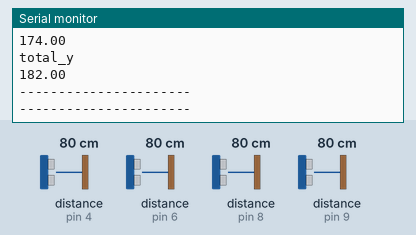
Bench run of a sketch on a simulated Arduino Uno, built with avr-gcc and run on an emulated ATmega328P. Shown: the last lines printed to the serial monitor. The test bench sets the inputs (shaded band); at power-on: distance to the obstacle (sensors on pin 4, pin 6, pin 8, pin 9) 80 cm. The echo pulse lasts 58.3 µs per cm.

Above: at 9.8 s.
9.9 s: distance to the obstacle (sensor on pin 4) set to 2 cm
18.4 s: distance to the obstacle (sensor on pin 6) set to 2 cm
At 22.3 s:
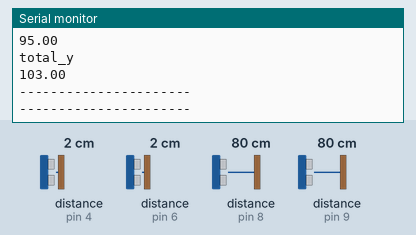
26.9 s: distance to the obstacle (sensor on pin 8) set to 2 cm
35.4 s: distance to the obstacle (sensor on pin 9) set to 2 cm
At 38.5 s:
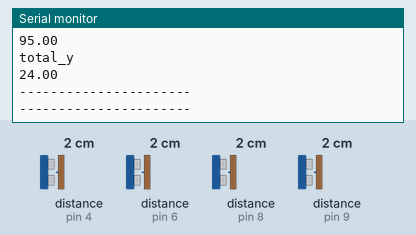
43.9 s: distance to the obstacle (sensor on pin 4) set to 4 cm
52.4 s: distance to the obstacle (sensor on pin 6) set to 4 cm
At 61.7 s:
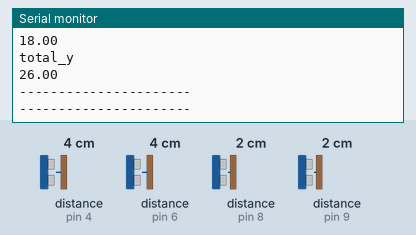
Timing chart, 0 to 61.9 s (numbered marks = the images above; inputs shaded):
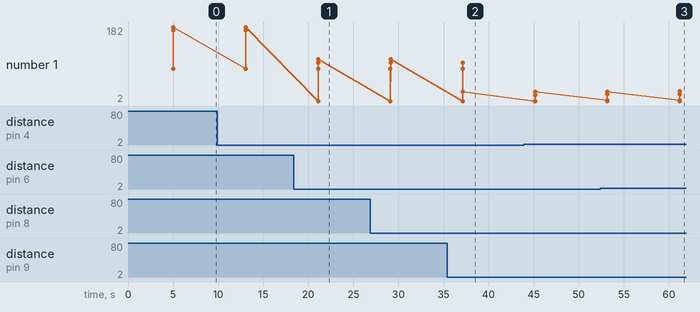

The sketch:

ultrasonic_test.ino
```cpp
#include <NewPing.h>

//PIN CONFIGURATION FOR ULTRASONIC SENSOR
#define X_TRIGGER_PIN  2
#define X_ECHO_PIN     4

#define Y_TRIGGER_PIN  7
#define Y_ECHO_PIN     8

#define XD_TRIGGER_PIN  13
#define XD_ECHO_PIN     9

#define YD_TRIGGER_PIN  5
#define YD_ECHO_PIN     6

//MOTOR DRIVER PIN CONFIGURATION
#define M1_FORWARD 10
#define M1_BACKWARD 11

#define M2_FORWARD 12
#define M2_BACKWARD A0

#define M3_FORWARD A1
#define M3_BACKWARD A2

#define M4_FORWARD A3
#define M4_BACKWARD A4

//MAXIMUM DISTANCE FOR ULTARSONIC SENSOR
#define MAX_DISTANCE 4000

//PARAMETERS
float X_PING_DISTACE;
float Y_PING_DISTACE;
float XD_PING_DISTACE;
float YD_PING_DISTACE;

int W0 = 4000;
int W = 0;
int DW;

//INTERNAL PARAMETERS
int X_OFFSET = 12;
int Y_OFFSET = 20;

//ultrasnoic oject creation
NewPing sonar_X(X_TRIGGER_PIN, X_ECHO_PIN, MAX_DISTANCE);
NewPing sonar_Y(Y_TRIGGER_PIN, Y_ECHO_PIN, MAX_DISTANCE);
NewPing sonar_XD(XD_TRIGGER_PIN, XD_ECHO_PIN, MAX_DISTANCE);
NewPing sonar_YD(YD_TRIGGER_PIN, YD_ECHO_PIN, MAX_DISTANCE);


void setup() {
  Serial.begin(115200);


}

void loop() {

  //step_1_calulate_all_distance
  delay(1000);
  X_PING_DISTACE = sonar_X.ping_cm();
  delay(1000);
  Y_PING_DISTACE = sonar_Y.ping_cm();
  delay(1000);
  XD_PING_DISTACE = sonar_XD.ping_cm();
  delay(1000);
  YD_PING_DISTACE = sonar_YD.ping_cm();
  delay(1000);
  float total = 0;
  total = Y_PING_DISTACE + YD_PING_DISTACE + Y_OFFSET ;
  float total_x = 0;
  total_x = X_PING_DISTACE + XD_PING_DISTACE + X_OFFSET;
//  Serial.prtotal_xintln("X_PING_DISTANCE");
//  Serial.println(X_PING_DISTACE);

Serial.println("X_PING_DISTACE");
Serial.println(X_PING_DISTACE);
Serial.println("Y_PING_DISTACE");
Serial.println(Y_PING_DISTACE);
Serial.println("XD_PING_DISTACE");
Serial.println(XD_PING_DISTACE);
Serial.println("YD_PING_DISTACE");
Serial.println(YD_PING_DISTACE);
Serial.println("----------------------");
Serial.println("----------------------");
Serial.println("total_x");
Serial.println(total_x);
Serial.println("total_y");
Serial.println(total);
Serial.println("----------------------");
Serial.println("----------------------");
delay(3000);
}
```

Measured:
- after the input at 18.4 s, the serial monitor: prints a new line after 2.7 s (image 1)
- after the input at 52.4 s, the serial monitor: prints a new line after 8.8 s (image 3)
- plotted number 1: 182 → 103 after the input at 18.4 s, 24 → 26 after the input at 52.4 s
